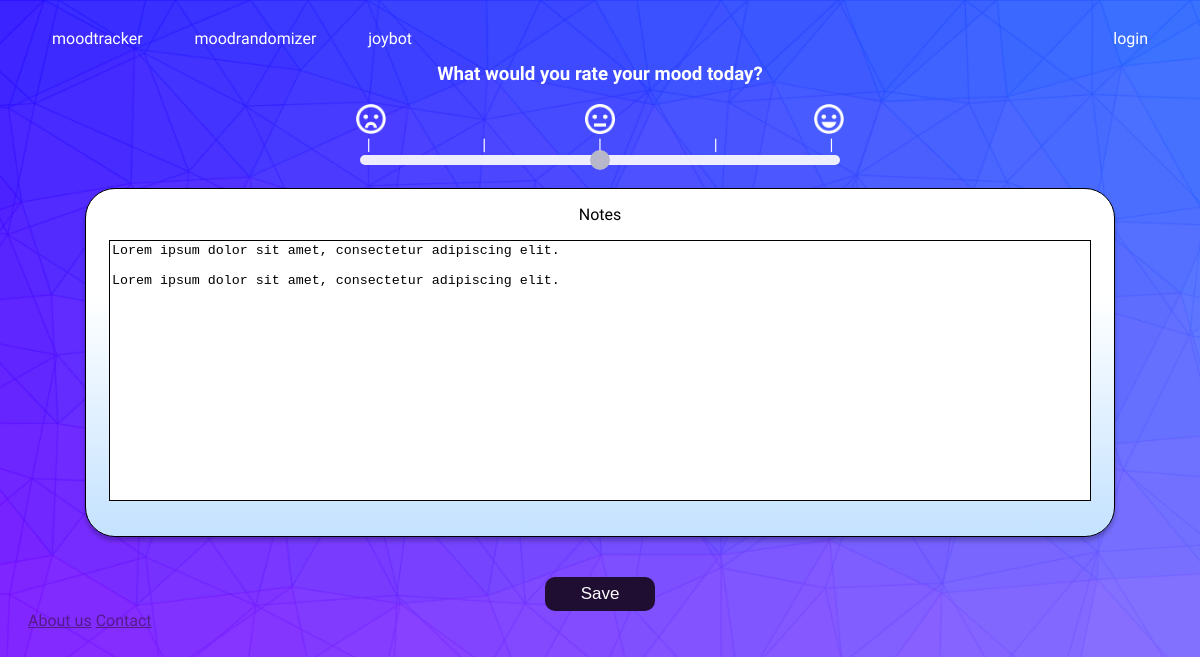
Before: /mood_rating/2 (signed in) with the older database file.
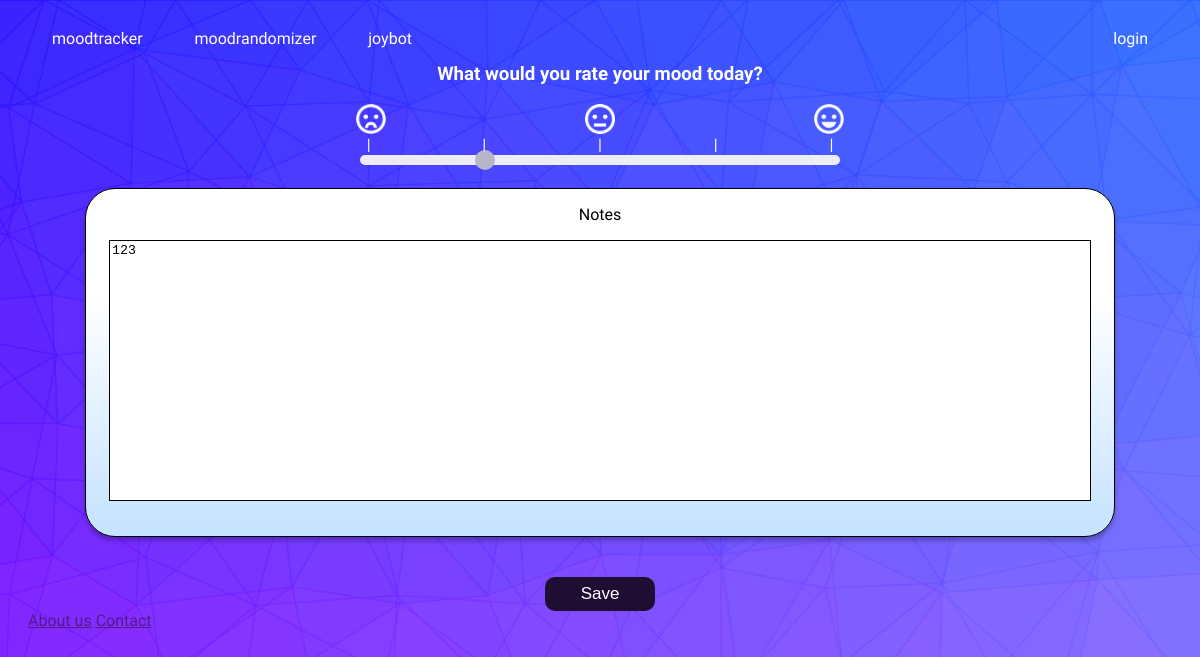
After: the same page with the newer database file.
### flaskr/models.py (models this page shows, shortened)
class Entry(db.Model):
    id =  db.Column(db.Integer, primary_key=True)
    date = db.Column(db.DateTime, nullable=False, default=datetime.now())
    author_id = db.Column(db.Integer, db.ForeignKey(User.id), nullable=False, default="testing")
    mood_rate = db.Column(db.Integer, nullable=False)
    title = db.Column(db.Text)
    journal = db.Column(db.Text)
    author = db.relationship('User', backref=db.backref('entries', lazy=True))

### flaskr/app.py (the view, shortened to what this page needs)
@app.route('/mood_rating/<int:id>', methods=['POST', 'GET'])
def edit(id):
    getEntry = Entry.query.get_or_404(id)
    print("retrieved Entry: ", getEntry.title)
    print("retrieved Entry: ", getEntry.journal)
    return render_template("moodrating_edit.html", getEntry=getEntry)

### flaskr/templates/moodrating_edit.html (shortened to what this page needs)
{% extends 'base.html' %}
{% block stylesheet %}
    <link href="../static/style.css" rel="stylesheet">
    <link href="../static/moodrating.css" rel="stylesheet">
{% endblock %}
{% block content %}
    <h3>What would you rate your mood today?</h3>
    <form action="#" method="post">
        <div class="choose_mood">
            <div class="mood_emoji">
                <img src="../static/img/sad.png" alt="sad">
                <img src="../static/img/neutral.png" alt="neutral">
                <img src="../static/img/happy.png" alt="happy">
            </div>
            <div class="tickmarks">
                <p>|</p>
                <p>|</p>
                <p>|</p>
                <p>|</p>
                <p>|</p>
            </div>
            <input type="range" max="5" min="1" value="{{getEntry.mood_rate}}" class="rate" step="1" name="rating">
        </div>
        <br>
        <div class="entrydetails">
            <div class="notes">
                <p>Notes</p>
                {% if getEntry.title == "\r" %}
                    <textarea rows="17" cols="40" name="entrytext">{{ getEntry.title }}&#10;{{ getEntry.journal }}</textarea>
                {% else %}
                    <textarea rows="17" cols="40" name="entrytext">{{ getEntry.title }}{{ getEntry.journal }}</textarea>
                {% endif %}
            </div>
        </div>
        <div class="save_btn center">
            <button type="submit" class="black_btn">Save</button>
        </div>
    </form>
{% endblock %}

Changed rows visible on the page:
changed Entry: rating "3" → "2"; entrytext "Lorem ipsum dolor sit amet, consectetur adipiscing elit. Lorem ipsum dolor sit amet, consectetur adipiscing elit." → "123"
